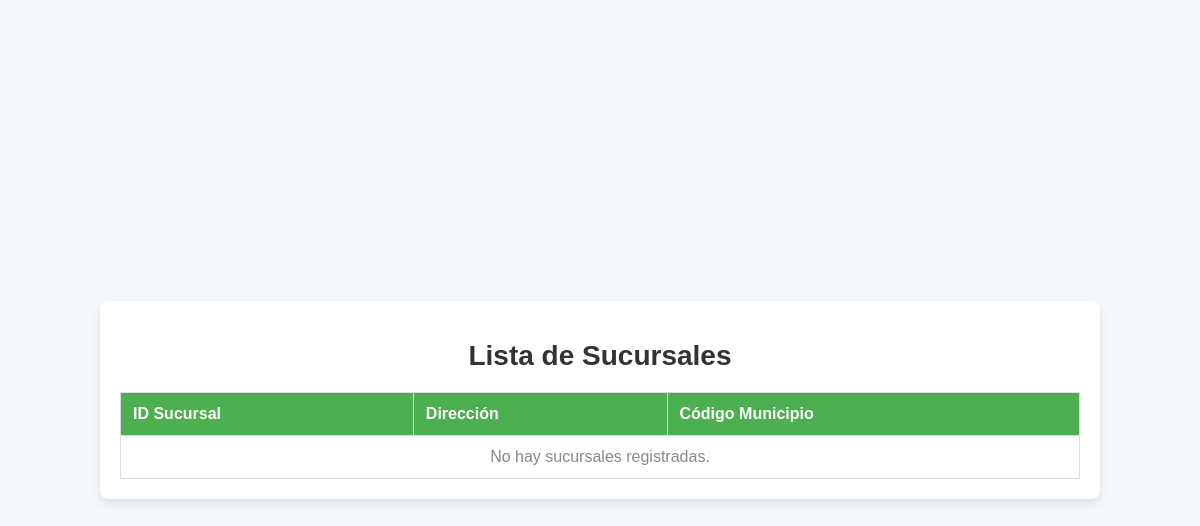
Before: /sucursalesl/ with the older database file.
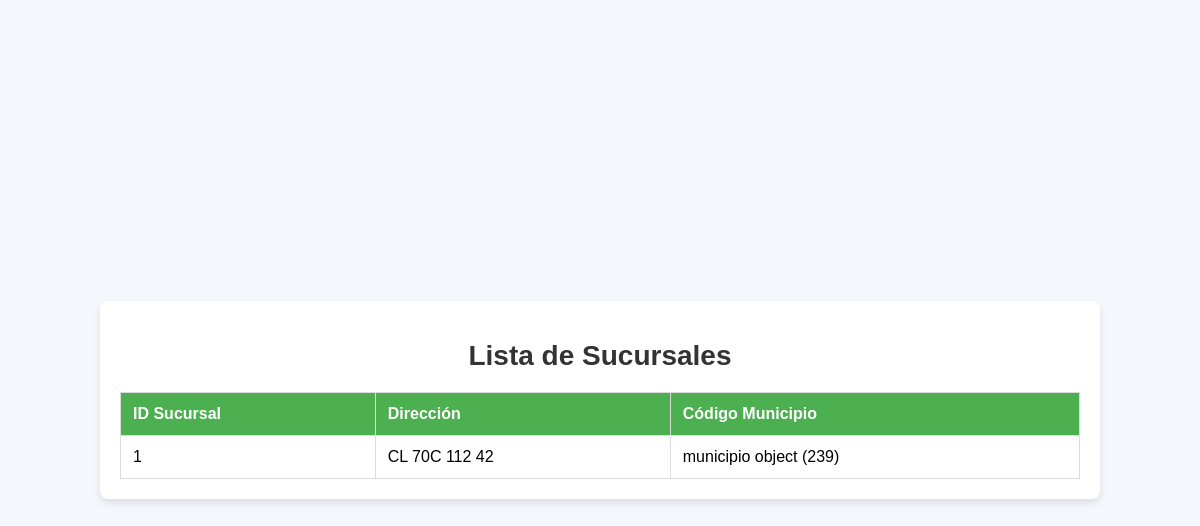
After: the same page with the newer database file.
### aplicattion/models.py (models this page shows)
class sucursal (models.Model):
        sucursal_id=models.IntegerField(max_length=5,primary_key=True)
        direccion=models.CharField(max_length=200, null=False)
        cod_mun=models.ForeignKey(municipio, on_delete=models.CASCADE)

class municipio (models.Model):
        cod_mpio=models.CharField(max_length=3,primary_key=True)
        nombre_mun=models.CharField(max_length=200, null=False)
        cod_dpto=models.ForeignKey(departamento, on_delete=models.CASCADE)

### aplicattion/views.py (the view)
# urls.py: path('sucursalesl/', sucursales_list),
def sucursales_list(request):
    sucursales = sucursal.objects.all()
    return render(request, 'sucursales_list.html', {'sucursales': sucursales})

### aplicattion/templates/sucursales_list.html (shortened to what this page needs)
<!DOCTYPE html>
<html lang="es">
<head>
</head>
<body>
    <div class="table-container">
        <h1>Lista de Sucursales</h1>
        <table>
            <thead>
                <tr>
                    <th>ID Sucursal</th>
                    <th>Dirección</th>
                    <th>Código Municipio</th>
                </tr>
            </thead>
            <tbody>
                {% for sucursal in sucursales %}
                    <tr>
                        <td>{{ sucursal.sucursal_id }}</td>
                        <td>{{ sucursal.direccion }}</td>
                        <td>{{ sucursal.cod_mun }}</td>
                    </tr>
                {% empty %}
                    <tr>
                        <td colspan="3" class="empty-message">No hay sucursales registradas.</td>
                    </tr>
                {% endfor %}
            </tbody>
        </table>
    </div>
</body>
</html>

Changed rows visible on the page:
added sucursal: sucursal_id "1", direccion "CL 70C 112 42", cod_mun "municipio object (239)"
Other visible differences:
text no longer shown: "No hay sucursales registradas."
